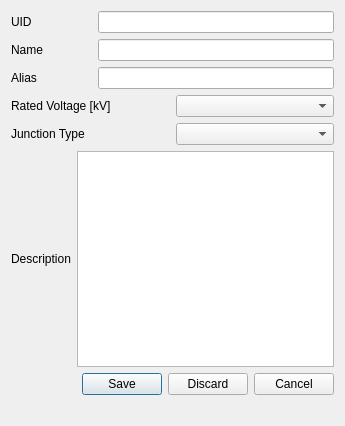
<?xml version="1.0" encoding="UTF-8"?>
<ui version="4.0">
 <class>Junction</class>
 <widget class="QDialog" name="Junction">
  <property name="geometry">
   <rect>
    <x>0</x>
    <y>0</y>
    <width>345</width>
    <height>426</height>
   </rect>
  </property>
  <property name="windowTitle">
   <string>Dialog</string>
  </property>
  <layout class="QGridLayout" name="gridLayout">
   <item row="0" column="0">
    <layout class="QVBoxLayout" name="verticalLayout_3">
     <item>
      <layout class="QHBoxLayout" name="horizontalLayout">
       <item>
        <layout class="QVBoxLayout" name="verticalLayout">
         <item>
          <widget class="QLabel" name="labelUid">
           <property name="text">
            <string>UID                  </string>
           </property>
          </widget>
         </item>
         <item>
          <widget class="QLabel" name="labelName">
           <property name="text">
            <string>Name</string>
           </property>
          </widget>
         </item>
         <item>
          <widget class="QLabel" name="label_Alias">
           <property name="text">
            <string>Alias</string>
           </property>
          </widget>
         </item>
        </layout>
       </item>
       <item>
        <layout class="QVBoxLayout" name="verticalLayout_2">
         <item>
          <widget class="QLineEdit" name="lineEditUid"/>
         </item>
         <item>
          <widget class="QLineEdit" name="lineEditName"/>
         </item>
         <item>
          <widget class="QLineEdit" name="lineEditAlias"/>
         </item>
        </layout>
       </item>
      </layout>
     </item>
     <item>
      <layout class="QHBoxLayout" name="horizontalLayout_2">
       <item>
        <widget class="QLabel" name="labelRatedVoltage">
         <property name="text">
          <string>Rated Voltage [kV]</string>
         </property>
        </widget>
       </item>
       <item>
        <widget class="QComboBox" name="comboBoxRatedVoltage"/>
       </item>
      </layout>
     </item>
     <item>
      <layout class="QHBoxLayout" name="horizontalLayout_4">
       <item>
        <widget class="QLabel" name="label_junction">
         <property name="text">
          <string>Junction Type</string>
         </property>
        </widget>
       </item>
       <item>
        <widget class="QComboBox" name="comboBox_junction"/>
       </item>
      </layout>
     </item>
    </layout>
   </item>
   <item row="1" column="0">
    <layout class="QHBoxLayout" name="horizontalLayout_3">
     <item>
      <widget class="QLabel" name="labelDescription">
       <property name="text">
        <string>Description</string>
       </property>
      </widget>
     </item>
     <item>
      <widget class="QTextEdit" name="textEditDescription"/>
     </item>
    </layout>
   </item>
   <item row="2" column="0">
    <widget class="QDialogButtonBox" name="buttonBox">
     <property name="standardButtons">
      <set>QDialogButtonBox::Cancel|QDialogButtonBox::Discard|QDialogButtonBox::Save</set>
     </property>
     <property name="centerButtons">
      <bool>false</bool>
     </property>
    </widget>
   </item>
   <item row="3" column="0">
    <widget class="QLabel" name="labelStatus">
     <property name="text">
      <string/>
     </property>
    </widget>
   </item>
  </layout>
 </widget>
 <resources/>
 <connections/>
</ui>
